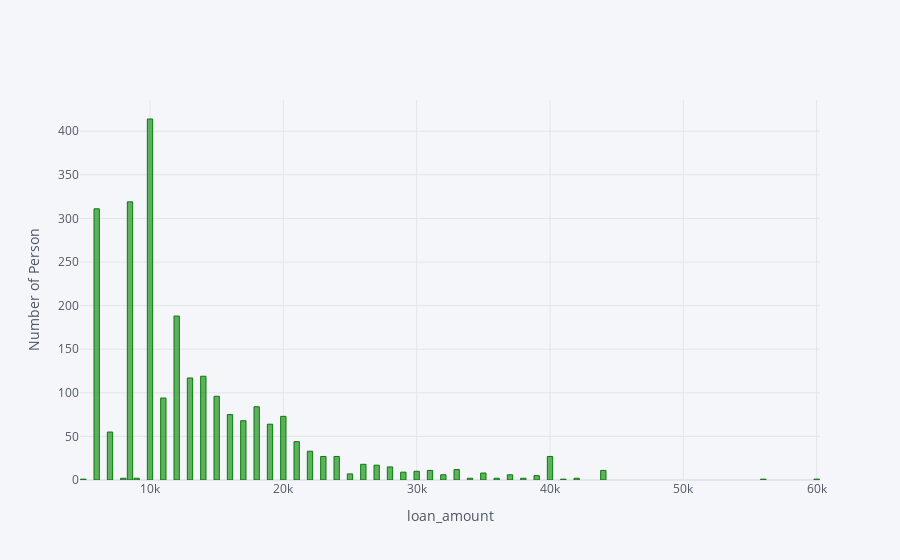

The notebook cell saved with this chart:
### Code cell
(df3['MaxPLoanAm']).value_counts().iplot(kind='bar',xTitle='loan_amount', yTitle='Number of Person',color='green')

### Figure 1 — Plotly figure (JSON) as saved in the notebook; plotly's stock layout.template omitted (floating-point values rounded to 4 significant figures)
{"data": [{"marker": {"color": "rgba(0, 128, 0, 0.6)", "line": {"color": "rgba(0, 128, 0, 1.0)", "width": 1}}, "name": "MaxPLoanAm", "orientation": "v", "text": "", "type": "bar", "x": [10000, 8500, 6000, 12000, 14000, 13000, 15000, 11000, 18000, 16000, 20000, 17000, 19000, 7000, 21000, 22000, 23000, 24000, 40000, 26000, 27000, 28000, 33000, 44000, 31000, 30000, 29000, 35000, 25000, 32000, 37000, 39000, 8000, 42000, 36000, 34000, 38000, 9000, 5000, 41000, 60000, 56000], "y": [414, 319, 311, 188, 119, 117, 96, 94, 84, 75, 73, 68, 64, 55, 44, 33, 27, 27, 27, 18, 17, 15, 12, 11, 11, 10, 9, 8, 7, 6, 6, 5, 2, 2, 2, 2, 2, 2, 1, 1, 1, 1]}], "layout": {"legend": {"bgcolor": "#F5F6F9", "font": {"color": "#4D5663"}}, "paper_bgcolor": "#F5F6F9", "plot_bgcolor": "#F5F6F9", "title": {"font": {"color": "#4D5663"}}, "xaxis": {"gridcolor": "#E1E5ED", "showgrid": true, "tickfont": {"color": "#4D5663"}, "title": {"font": {"color": "#4D5663"}, "text": "loan_amount"}, "zerolinecolor": "#E1E5ED"}, "yaxis": {"gridcolor": "#E1E5ED", "showgrid": true, "tickfont": {"color": "#4D5663"}, "title": {"font": {"color": "#4D5663"}, "text": "Number of Person"}, "zerolinecolor": "#E1E5ED"}}}
